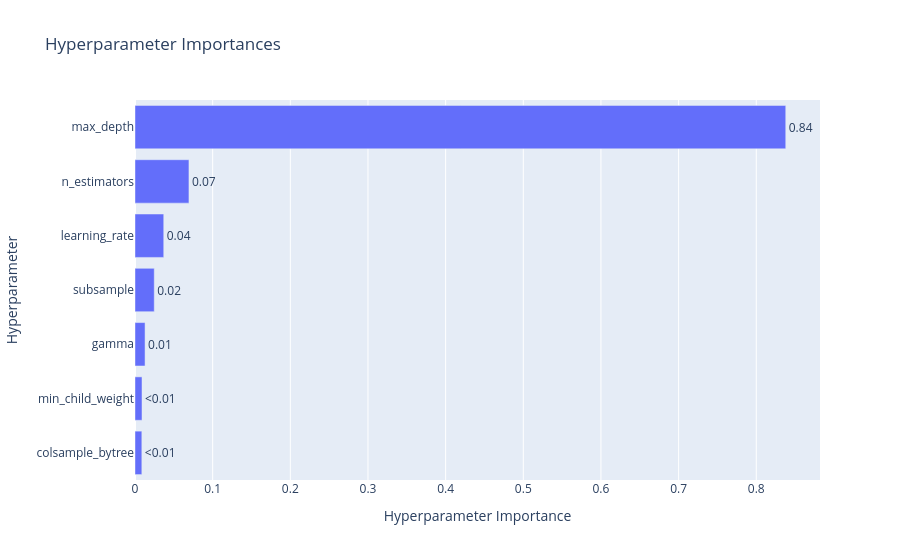
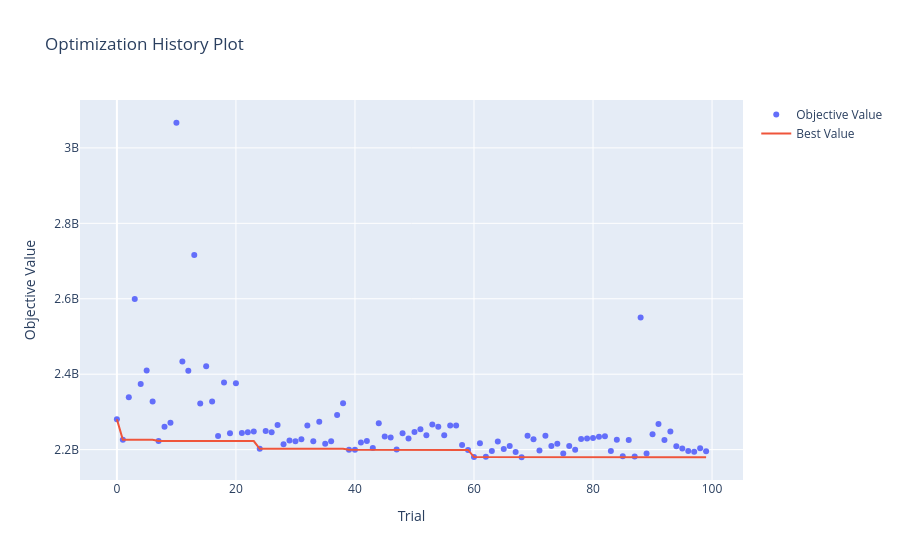

Notebook source saved alongside these figures, in order:
### Markdown cell above
Parameter Visualisations

### Code cell
import optuna.visualization as vis

display(vis.plot_param_importances(study))
display(vis.plot_optimization_history(study))
